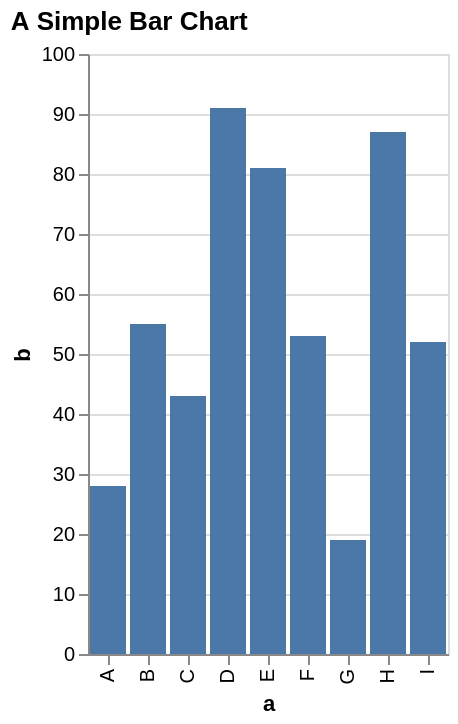

This figure's Vega-Lite source:
### Vega-Lite specification from a JSON file in a GitHub repository (floating-point values rounded to 4 significant figures)
{"$schema": "https://vega.github.io/schema/vega-lite/v4.json", "title": {"text": "A Simple Bar Chart", "anchor": "start"}, "data": {"values": [{"a": "A", "b": 28}, {"a": "B", "b": 55}, {"a": "C", "b": 43}, {"a": "D", "b": 91}, {"a": "E", "b": 81}, {"a": "F", "b": 53}, {"a": "G", "b": 19}, {"a": "H", "b": 87}, {"a": "I", "b": 52}]}, "mark": "bar", "encoding": {"x": {"field": "a", "type": "ordinal"}, "y": {"field": "b", "type": "quantitative"}}}
